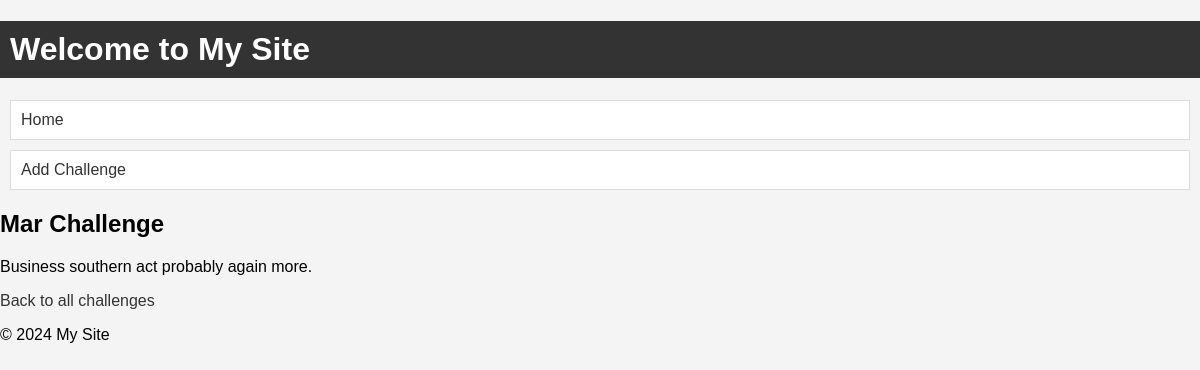
Page /challenge/Mar/ on the committed database.
### challenges/models.py (models this page shows, shortened)
class MonthlyChallenge(models.Model):
    month = models.CharField(max_length=20, unique=True)
    challenge_text = models.TextField()

### challenges/views.py (the view)
# urls.py: path('challenge/<str:month>/', views.monthly_challenge, name='monthly_challenge'),
def monthly_challenge(request, month):
    challenge = get_object_or_404(MonthlyChallenge, month=month)
    return render(request, 'challenges/challenge.html', {'challenge': challenge})

### challenges/templatetags/challenges_filters.py (called while the page is built)
@register.filter(name='capitalize')
def capitalize(value):
    return value.capitalize()

### challenges/templates/challenges/challenge.html (shortened to what this page needs)
{% extends 'challenges/base.html' %}
{% load challenges_filters %}
{% block content %}
<h2>{{ challenge.month|capitalize }} Challenge</h2>
<p>{{ challenge.challenge_text }}</p>
<a href="{% url 'index' %}">Back to all challenges</a>
{% endblock %}

### challenges/static/challenges/styles.css (style rules this page uses)
body { font-family: Arial, sans-serif; background-color: #f4f4f4; margin: 0; padding: 0; }
a { text-decoration: none; color: #333; }

### rows in the picture
MonthlyChallenge: month "Mar", challenge_text "Business southern act probably again more."
